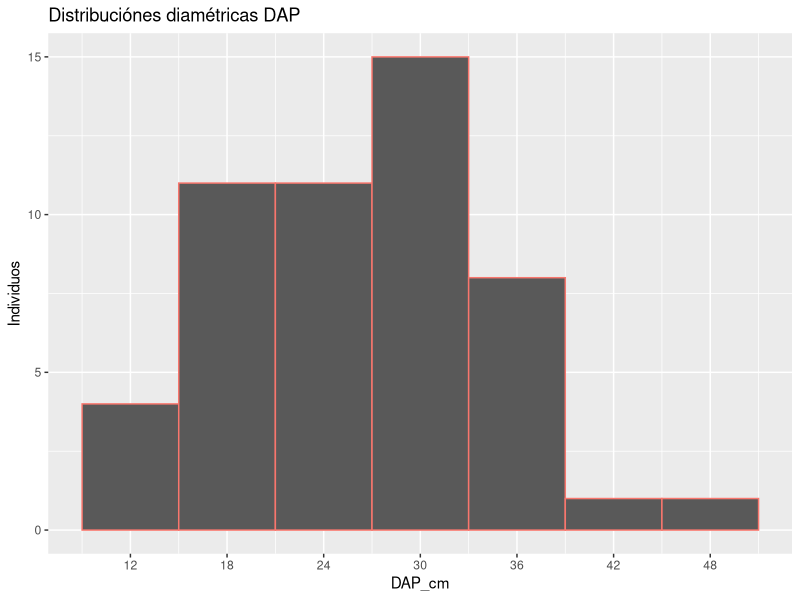
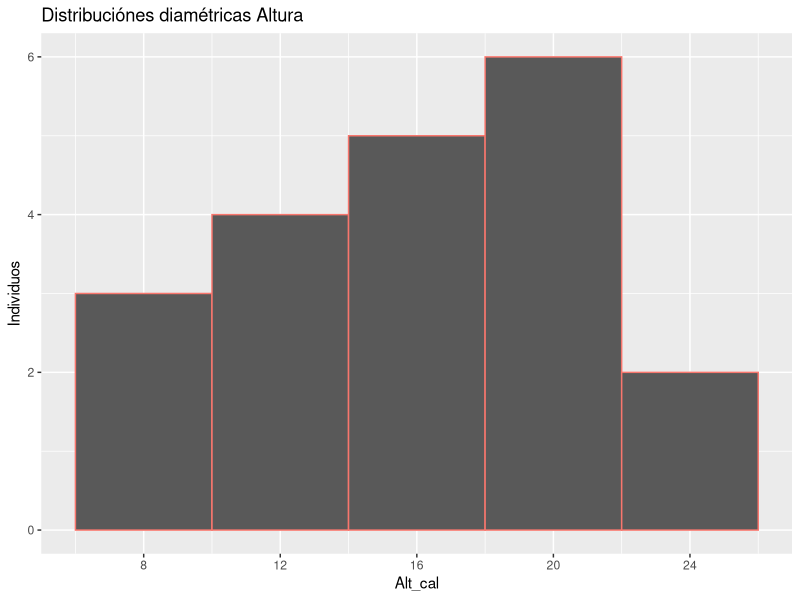
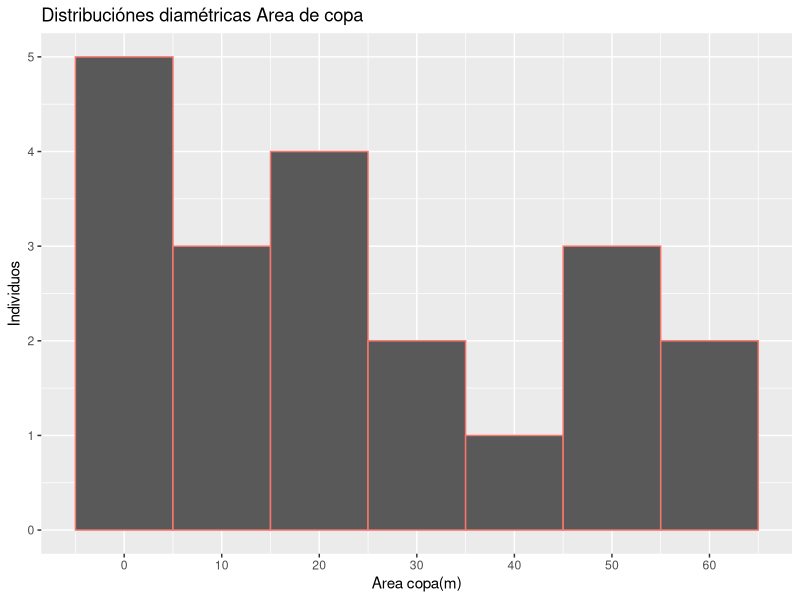
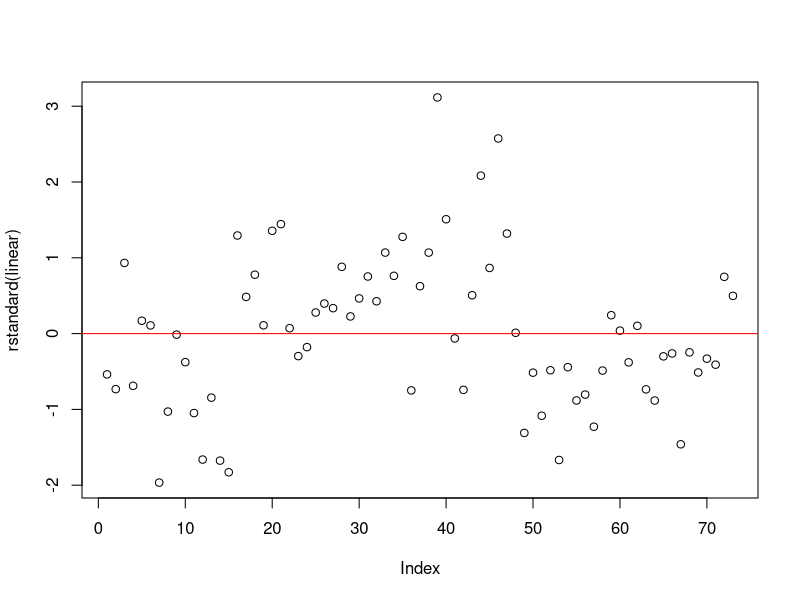
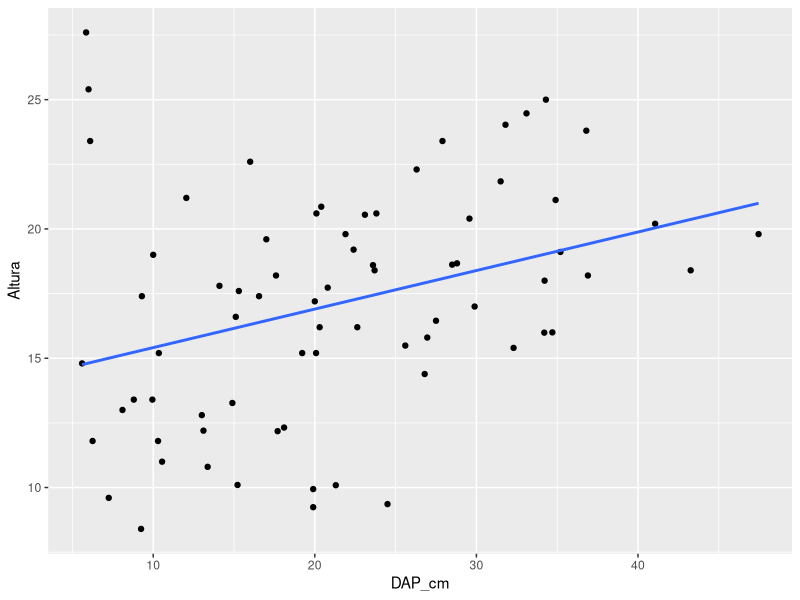

Generate these figures, in order, with R: (Note: this script raises an error after producing the figures.)
## ---- chunk 1
knitr::opts_chunk$set(echo = FALSE, 
                      warning = FALSE, 
                      message = FALSE)

library(tidyverse)
library(ggplot2)
library(readxl)
## ---- chunk 2
data<- read.csv2("Salida1.csv")

data<- data %>% mutate(Parcela = as.factor(Parcela),
                       Subparcela = as.factor(Subparcela)) %>% select(-c(X.))


data<- data %>% group_by(Parcela) %>% mutate(`Area ind(m)`= (pi/4)*(DAP_cm/100)^2, 
                                             Dap_f_cm = (d1+d2)/2, 
                                             `Area copa(m)` = (pi/4)*(D_copa)^2) %>% 
  mutate(`Error DAP`= ((abs(Dap_f_cm - DAP_cm))/ DAP_cm)*100, 
         `Error alt` = ((abs(Alt_med - Alt_cal))/ Alt_cal)*100) 

data1<- data %>% rename(DAP_obs= DAP_cm, DAP_est= Dap_f_cm, 
                Alt_obs= Alt_cal, Alt_est= Alt_med) %>% select(DAP_obs, DAP_est, Alt_obs, Alt_est,
                                                                       `Error DAP`, `Error alt`) %>% 
  filter(DAP_est != "NA")
data1

data1 %>% group_by(Parcela)%>% summarise(DAP_obs= mean(DAP_obs), DAP_est= mean(DAP_est), Alt_obs= mean(Alt_obs), Alt_est= mean(Alt_est), `Error DAP`= mean(`Error DAP`), `Error alt`= mean(`Error alt`))

## ---- chunk 3
data %>% group_by(Subparcela) %>% 
  summarise(a= sum(`Area ind(m)`), 
            Dcm= sqrt(mean(DAP_cm^2)),
            Area_copa_p= sum(`Area copa(m)`)/length(Subparcela), 
            Altura_p= sum(Alt_cal)/length(Subparcela)) %>% 
  mutate(`Area basal`= a*10000/100) %>% 
  select(c(Subparcela, Dcm, `Area basal`, Area_copa_p, 
           Altura_p)) %>% slice(-c(1))

data %>% group_by(Parcela) %>% 
  summarise(a= sum(`Area ind(m)`), N_ind= length(Parcela),
            Dcm= sqrt(mean(DAP_cm^2))) %>% 
  mutate(`Area basal`= a*10000/250) %>% 
  select(c(Parcela, Dcm, `Area basal`))


## ---- chunk 4

ggplot(data, mapping = aes(x= DAP_cm, col= "pink")) +
  geom_histogram(bins = 7, origin= 15) + labs(y= "Individuos", title = "Distribuciónes diamétricas DAP") +
  scale_x_continuous(breaks = seq(12, 50, 6)) + theme(legend.position = "none")
  
## ---- chunk 5
data1<- data %>% filter(Alt_cal != "NA")

ggplot(data1, mapping = aes(x= Alt_cal, col= "pink")) +
  geom_histogram(binwidth = 4) + labs(y= "Individuos", title = "Distribuciónes diamétricas Altura") +
  scale_x_continuous(breaks = seq(4, 25, 4)) +theme(legend.position = "none") 

## ---- chunk 6
ggplot(data, mapping = aes(x= `Area copa(m)`, col= "pink")) +
  geom_histogram(binwidth = 10) + labs(y= "Individuos", title = "Distribuciónes diamétricas Area de copa") +
  theme(legend.position = "none") + scale_x_continuous(breaks = seq(0, 65, 10)) 
## ---- chunk 7
data1<- read_xlsx("datoscampo.xlsx")
data2<- read_xlsx("Libro1_datos_daso_g3.xlsx")
data3<- read_xlsx("SantaElena.xlsx")

data1<- data1 %>% mutate(`Area copa(m)`= (pi/4)*((D1_DC_m+D2_DC_m)/2)^2) %>% 
  rename(Altura= Altura_Laser, DAP_cm= DAP_cm_D) %>% select(Parcela, DAP_cm, Altura, 
                                                            `Area copa(m)`) %>% 
  filter(Altura != "NA")

data2<- data2 %>% mutate(Parcela= as.factor(Parcela), Subparcela= as.factor(Subparcela)) %>%  
  mutate(DAP_cm= (F1+F2)/2, `Area copa(m)`= (pi/4)*((D1+D2)/2)^2) %>% 
  rename(Altura= Hipsometro) %>% 
  group_by(Subparcela) %>% mutate(Parcela= if_else(Parcela == "1", "7", "8")) %>% 
  select(Parcela, DAP_cm, Altura, `Area copa(m)`) %>% filter(Altura != "NA")

data2<- data2[,-1]

data3<- data3 %>% mutate(Parcela= as.factor(Parcela), dc_1_m= as.numeric(dc_1_m), 
                         dc_2_m= as.numeric(dc_2_m)) %>%
  mutate(`Area copa(m)`= (pi/4)*((dc_1_m+dc_2_m)/2)^2) %>% 
  rename(Altura= H_total, parcela= Parcela) %>% group_by(parcela) %>% 
  mutate(Parcela= if_else(parcela == "P1", "9", if_else(parcela == "P2", "10", "11"))) %>% 
  filter(Altura != "NA") %>% select(Parcela, DAP_cm, Altura, `Area copa(m)`)

data3<- data3[,-1]

data<- data %>% rename(Altura= Alt_cal) %>% select(Parcela, DAP_cm, Altura, `Area copa(m)`) %>% 
  filter(Altura != "NA")

data1<- as.tibble(data1)
data2<- as.tibble(data2)
data3<- as.tibble(data3)
data<- as.tibble(data)

data1$Parcela<- as.factor(data1$Parcela)

datos<- rbind(data, data1, data2, data3)

datos<- datos %>% mutate(DAP_cm= as.numeric(DAP_cm), 
                         Altura= as.numeric(Altura))
## ---- chunk 8
linear<- lm(Altura ~ DAP_cm, data= datos)
broom::tidy(linear)
broom::glance(linear)

shapiro.test(resid(linear))
plot(rstandard(linear))
abline(0,0, col= "red")

library(lmtest)
bptest(linear)


ggplot(datos , mapping = aes(x= DAP_cm, y= Altura)) +
  geom_point() +
  geom_smooth(broom::augment(linear), mapping = aes(x= DAP_cm, y= .fitted))
## ---- chunk 9
nlinear<- lm(log(Altura) ~ log(DAP_cm), data= datos)
broom::tidy(nlinear)

ggplot(datos, mapping = aes(x= DAP_cm, y= Altura)) +
  geom_point() + 
  geom_smooth(broom::augment(nlinear), mapping = aes(x= exp(log.DAP_cm.), 
                                                     y= exp(((anova(nlinear)$"Mean Sq"[2])/2)+2.3479291+0.1552072*log.DAP_cm.)))

prueba<- broom::augment(nlinear)

prueba<- prueba %>% mutate(fitted=  exp(((anova(nlinear)$"Mean Sq"[2])/2)+2.3479291+0.1552072*log.DAP_cm.))%>% 
  mutate(resid= exp(log.DAP_cm.)-fitted)

RSE <- sqrt(sum(prueba$resid^2, na.rm = TRUE)/summary(nlinear)$df[2])
RSE

summary(linear)$"sigma"

#n<- nls(Altura ~ a*DAP_cm^b, start = list(a= 2.3479291, b= 0.1552072), data = datos)

#broom::glance(n)

#ggplot(datos, mapping = aes(x= DAP_cm, y= Altura)) +
  #geom_point() +
  #geom_smooth(broom::augment(n), mapping = aes(x= DAP_cm, 
                                               #y= .fitted))
## ---- chunk 10
linear<- lm(`Area copa(m)` ~ DAP_cm , data= datos)
broom::tidy(linear)
broom::glance(linear)

shapiro.test(resid(linear))
plot(rstandard(linear))
abline(0,0, col= "red")



ggplot(datos , mapping = aes(x= DAP_cm, y= `Area copa(m)`)) +
  geom_point() +
  geom_smooth(broom::augment(linear), mapping = aes(x= DAP_cm, y= .fitted))
